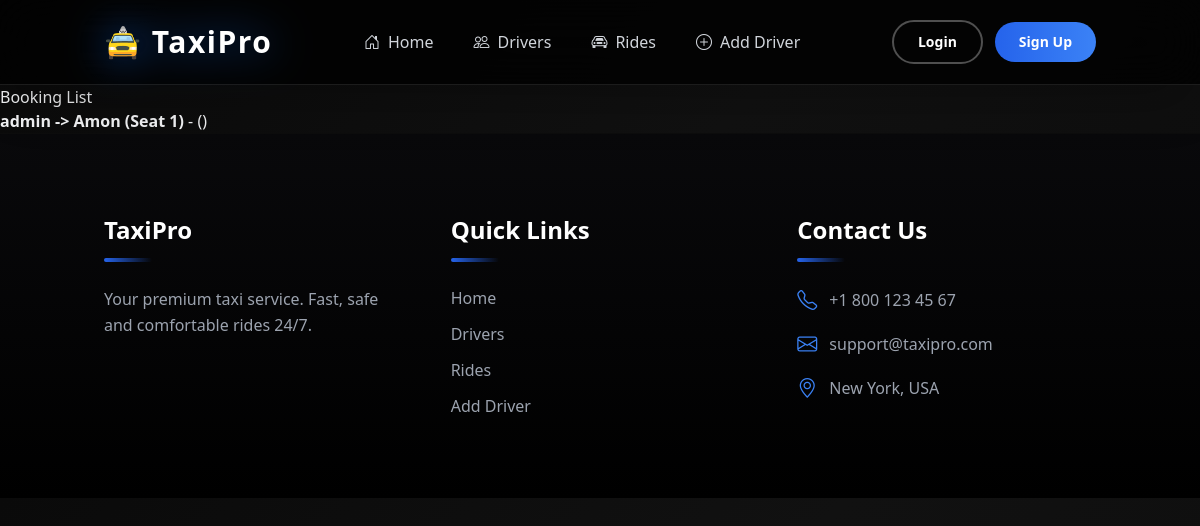
The app's page /rides/bookings/, older data.
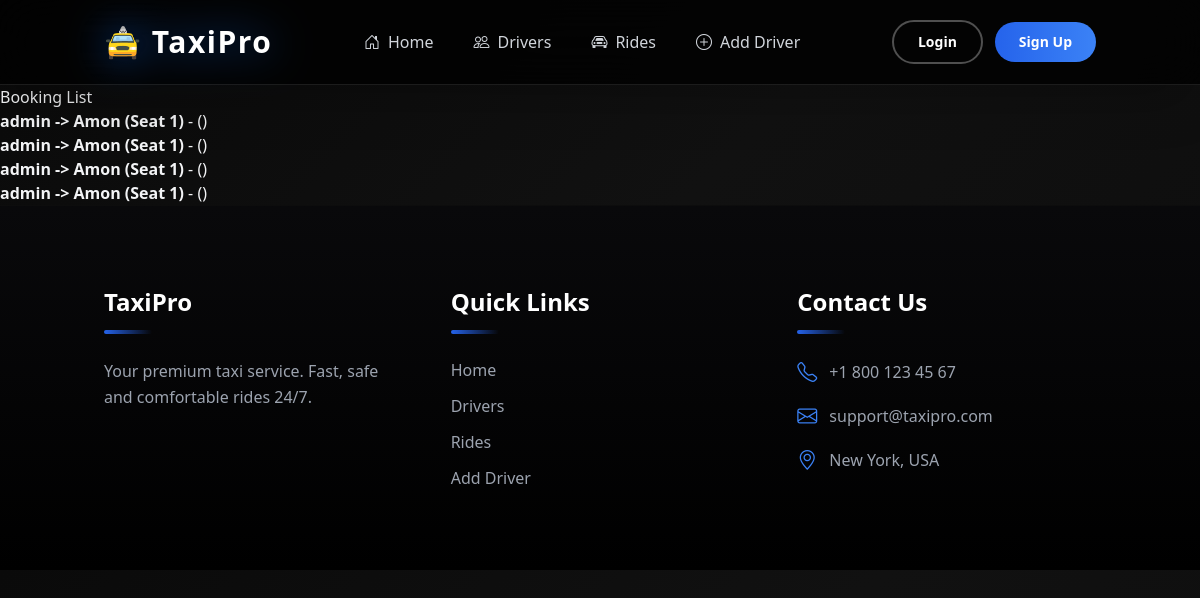
The same page, newer data.
### rides/models.py (models this page shows, shortened)
class RideBooking(models.Model):
    ride = models.ForeignKey(Rides, on_delete=models.CASCADE)
    user = models.ForeignKey(User, on_delete=models.CASCADE, null=True, blank=True)
    name = models.CharField(max_length=100)
    phone = models.CharField(max_length=20)
    seat_number = models.IntegerField()

class Rides(models.Model):
    user = models.ForeignKey(User, on_delete=models.CASCADE)
    driver = models.ForeignKey(Drivers, on_delete=models.CASCADE)
    start_location = models.CharField(max_length=255)
    end_location = models.CharField(max_length=255)
    distance_km = models.FloatField()
    price = models.FloatField()
    status = models.CharField(
        max_length=20,
        choices=[('in process', 'In Process'), ('completed', 'Completed'), ('cancelled', 'Cancelled')],
        default='in process'
    )
    seat_number = models.PositiveSmallIntegerField(default=1)  # 1, 2, 3, 4
    created_at = models.DateTimeField(auto_now_add=True)
    def __str__(self):
        return f"{self.user.username} -> {self.driver.name} (Seat {self.seat_number})"

### accounts/models.py (models this page shows)
class CustomUser(AbstractUser):
    pass

### drivers/models.py (models this page shows, shortened)
class Drivers(models.Model):
    image = models.ImageField(upload_to='driver_images/', null=True, blank=True)
    name = models.CharField(max_length=100)
    phone_number = models.CharField(max_length=15)
    car_model = models.CharField(max_length=100)
    car_number = models.CharField(max_length=20)
    car_photo = models.ImageField(upload_to='car_images/', null=True, blank=True)
    rating = models.FloatField(default=5.0)
    status = models.BooleanField(default=True)
    created_at = models.DateTimeField(auto_now=True)

### rides/views.py (the view)
# urls.py: path("bookings/", book_list, name="booking_list"),
def book_list(request):
    bookings = RideBooking.objects.all()
    return render(request, 'rides/booking_list.html', {'bookings': bookings})

### templates/rides/booking_list.html (shortened to what this page needs)
{% extends "base.html" %}
{% block main %}
    <h1>Booking List</h1>
    <ul>
        {% for booking in bookings %}
            <li>
                <strong>{{ booking.ride }}</strong> - {{ booking.passenger_name }} ({{ booking.contact_info }})
            </li>
        {% endfor %}
    </ul>
{% endblock %}

Row changes from the older to the newer data that the page shows:
added RideBooking: ride "admin -> Amon (Seat 1)"
added RideBooking: ride "admin -> Amon (Seat 1)"
added RideBooking: ride "admin -> Amon (Seat 1)"
